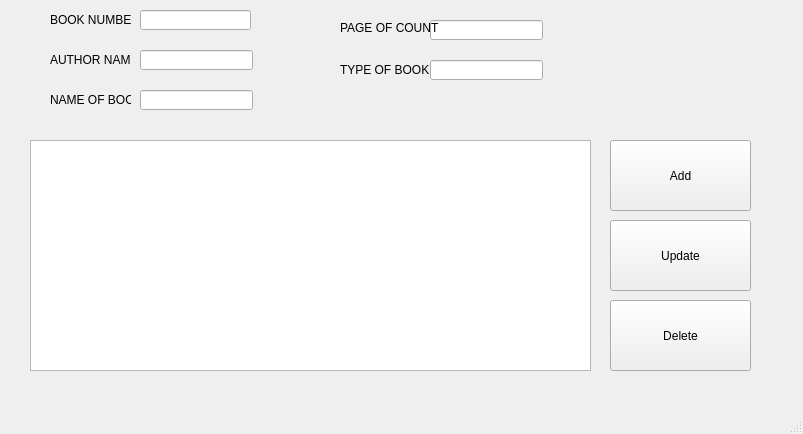
<?xml version="1.0" encoding="UTF-8"?>
<ui version="4.0">
 <class>MainWindow</class>
 <widget class="QMainWindow" name="MainWindow">
  <property name="geometry">
   <rect>
    <x>0</x>
    <y>0</y>
    <width>803</width>
    <height>434</height>
   </rect>
  </property>
  <property name="windowTitle">
   <string>MainWindow</string>
  </property>
  <widget class="QWidget" name="centralwidget">
   <widget class="QTableWidget" name="table_tbl">
    <property name="geometry">
     <rect>
      <x>30</x>
      <y>140</y>
      <width>561</width>
      <height>231</height>
     </rect>
    </property>
   </widget>
   <widget class="QPushButton" name="add_btn">
    <property name="geometry">
     <rect>
      <x>610</x>
      <y>140</y>
      <width>141</width>
      <height>71</height>
     </rect>
    </property>
    <property name="text">
     <string>Add</string>
    </property>
   </widget>
   <widget class="QPushButton" name="delete_btn">
    <property name="geometry">
     <rect>
      <x>610</x>
      <y>300</y>
      <width>141</width>
      <height>71</height>
     </rect>
    </property>
    <property name="text">
     <string>Delete</string>
    </property>
   </widget>
   <widget class="QPushButton" name="update_btn">
    <property name="geometry">
     <rect>
      <x>610</x>
      <y>220</y>
      <width>141</width>
      <height>71</height>
     </rect>
    </property>
    <property name="text">
     <string>Update</string>
    </property>
   </widget>
   <widget class="QLineEdit" name="id_text">
    <property name="geometry">
     <rect>
      <x>140</x>
      <y>10</y>
      <width>111</width>
      <height>20</height>
     </rect>
    </property>
   </widget>
   <widget class="QLineEdit" name="typeofbook_text">
    <property name="geometry">
     <rect>
      <x>430</x>
      <y>60</y>
      <width>113</width>
      <height>20</height>
     </rect>
    </property>
   </widget>
   <widget class="QLineEdit" name="pageCount_text">
    <property name="geometry">
     <rect>
      <x>430</x>
      <y>20</y>
      <width>113</width>
      <height>20</height>
     </rect>
    </property>
   </widget>
   <widget class="QLineEdit" name="nameofbook_text">
    <property name="geometry">
     <rect>
      <x>140</x>
      <y>90</y>
      <width>113</width>
      <height>20</height>
     </rect>
    </property>
   </widget>
   <widget class="QLineEdit" name="auyhorname_text">
    <property name="geometry">
     <rect>
      <x>140</x>
      <y>50</y>
      <width>113</width>
      <height>20</height>
     </rect>
    </property>
   </widget>
   <widget class="QLabel" name="text_lbl1">
    <property name="geometry">
     <rect>
      <x>50</x>
      <y>10</y>
      <width>81</width>
      <height>20</height>
     </rect>
    </property>
    <property name="text">
     <string>BOOK NUMBER</string>
    </property>
   </widget>
   <widget class="QLabel" name="text_lbl2">
    <property name="geometry">
     <rect>
      <x>50</x>
      <y>50</y>
      <width>81</width>
      <height>20</height>
     </rect>
    </property>
    <property name="text">
     <string>AUTHOR NAME</string>
    </property>
   </widget>
   <widget class="QLabel" name="text_lbl3">
    <property name="geometry">
     <rect>
      <x>50</x>
      <y>90</y>
      <width>81</width>
      <height>20</height>
     </rect>
    </property>
    <property name="text">
     <string>NAME OF BOOK</string>
    </property>
   </widget>
   <widget class="QLabel" name="text_lbl4">
    <property name="geometry">
     <rect>
      <x>340</x>
      <y>20</y>
      <width>101</width>
      <height>16</height>
     </rect>
    </property>
    <property name="text">
     <string>PAGE OF COUNT</string>
    </property>
   </widget>
   <widget class="QLabel" name="text_lbl5">
    <property name="geometry">
     <rect>
      <x>340</x>
      <y>60</y>
      <width>91</width>
      <height>20</height>
     </rect>
    </property>
    <property name="text">
     <string>TYPE OF BOOK</string>
    </property>
   </widget>
  </widget>
  <widget class="QMenuBar" name="menubar">
   <property name="geometry">
    <rect>
     <x>0</x>
     <y>0</y>
     <width>803</width>
     <height>21</height>
    </rect>
   </property>
  </widget>
  <widget class="QStatusBar" name="statusbar"/>
 </widget>
 <resources/>
 <connections/>
</ui>
